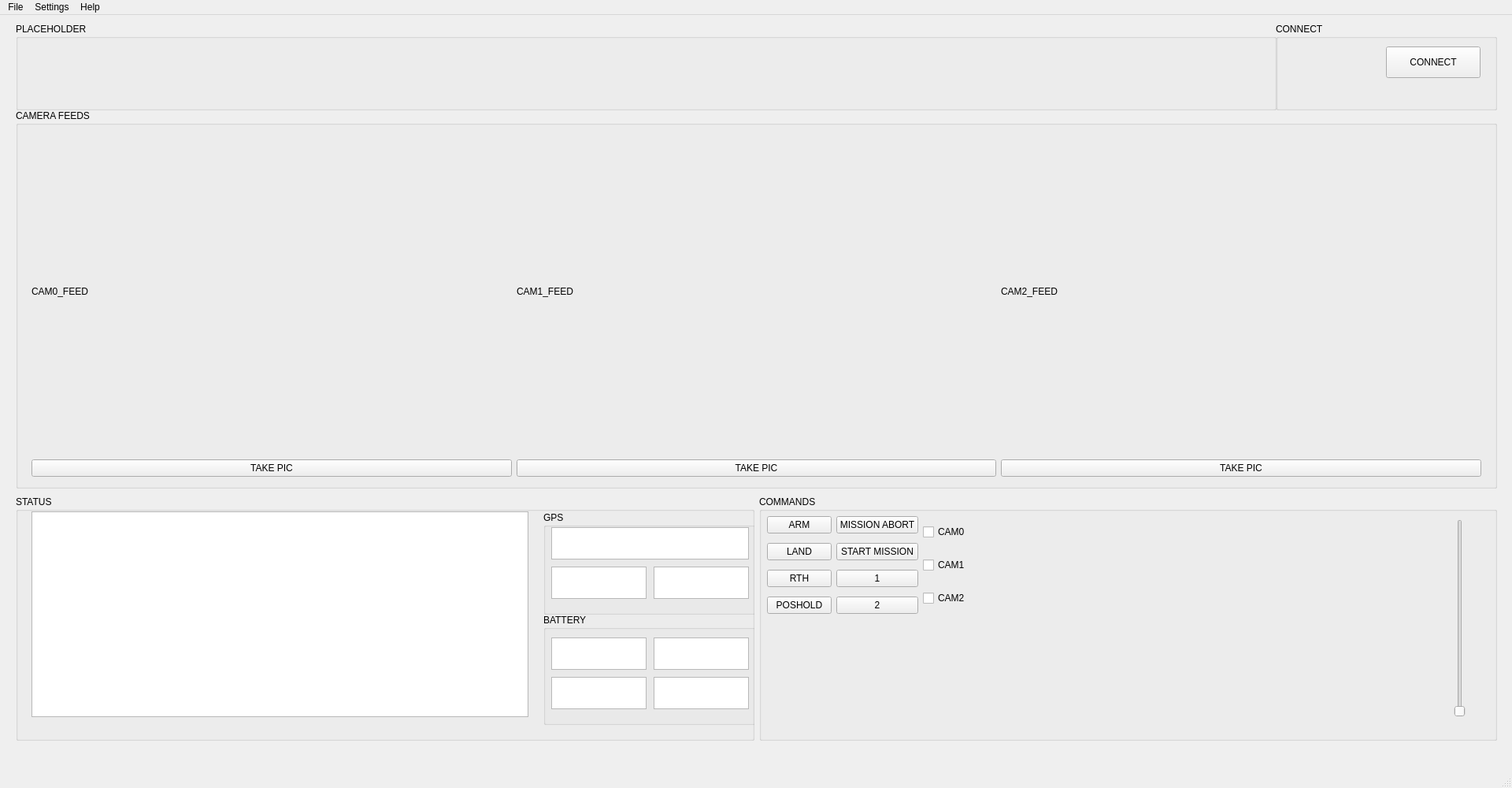
<?xml version="1.0" encoding="UTF-8"?>
<ui version="4.0">
 <class>MainWindow</class>
 <widget class="QMainWindow" name="MainWindow">
  <property name="geometry">
   <rect>
    <x>0</x>
    <y>0</y>
    <width>1920</width>
    <height>1000</height>
   </rect>
  </property>
  <property name="windowTitle">
   <string>MainWindow</string>
  </property>
  <widget class="QWidget" name="centralwidget">
   <widget class="QGroupBox" name="groupBox_CAMS">
    <property name="geometry">
     <rect>
      <x>20</x>
      <y>120</y>
      <width>1881</width>
      <height>481</height>
     </rect>
    </property>
    <property name="title">
     <string>CAMERA FEEDS</string>
    </property>
    <widget class="QWidget" name="">
     <property name="geometry">
      <rect>
       <x>20</x>
       <y>30</y>
       <width>1841</width>
       <height>401</height>
      </rect>
     </property>
     <layout class="QHBoxLayout" name="horizontalLayout">
      <item>
       <widget class="QLabel" name="label_CAM0">
        <property name="text">
         <string>CAM0_FEED</string>
        </property>
       </widget>
      </item>
      <item>
       <widget class="QLabel" name="label_CAM1">
        <property name="text">
         <string>CAM1_FEED</string>
        </property>
       </widget>
      </item>
      <item>
       <widget class="QLabel" name="label_CAM2">
        <property name="text">
         <string>CAM2_FEED</string>
        </property>
       </widget>
      </item>
     </layout>
    </widget>
    <widget class="QWidget" name="">
     <property name="geometry">
      <rect>
       <x>20</x>
       <y>440</y>
       <width>1841</width>
       <height>30</height>
      </rect>
     </property>
     <layout class="QHBoxLayout" name="horizontalLayout_2">
      <item>
       <widget class="QPushButton" name="pushButton_TakePic_CAM0">
        <property name="text">
         <string>TAKE PIC</string>
        </property>
       </widget>
      </item>
      <item>
       <widget class="QPushButton" name="pushButton_TakePic_CAM1">
        <property name="text">
         <string>TAKE PIC</string>
        </property>
       </widget>
      </item>
      <item>
       <widget class="QPushButton" name="pushButton_TakePic_CAM2">
        <property name="text">
         <string>TAKE PIC</string>
        </property>
       </widget>
      </item>
     </layout>
    </widget>
   </widget>
   <widget class="QGroupBox" name="groupBox_Connect">
    <property name="geometry">
     <rect>
      <x>1620</x>
      <y>10</y>
      <width>281</width>
      <height>111</height>
     </rect>
    </property>
    <property name="title">
     <string>CONNECT</string>
    </property>
    <widget class="QPushButton" name="pushButton">
     <property name="geometry">
      <rect>
       <x>140</x>
       <y>30</y>
       <width>120</width>
       <height>40</height>
      </rect>
     </property>
     <property name="text">
      <string>CONNECT</string>
     </property>
    </widget>
   </widget>
   <widget class="QGroupBox" name="groupBox_PlaceHolder">
    <property name="geometry">
     <rect>
      <x>20</x>
      <y>10</y>
      <width>1601</width>
      <height>111</height>
     </rect>
    </property>
    <property name="title">
     <string>PLACEHOLDER</string>
    </property>
   </widget>
   <widget class="QWidget" name="">
    <property name="geometry">
     <rect>
      <x>20</x>
      <y>610</y>
      <width>1881</width>
      <height>311</height>
     </rect>
    </property>
    <layout class="QHBoxLayout" name="horizontalLayout_4">
     <item>
      <widget class="QGroupBox" name="groupBox_Status">
       <property name="title">
        <string>STATUS</string>
       </property>
       <widget class="QTextBrowser" name="textBrowser_Status">
        <property name="geometry">
         <rect>
          <x>20</x>
          <y>20</y>
          <width>631</width>
          <height>261</height>
         </rect>
        </property>
       </widget>
       <widget class="QPushButton" name="pushButton_Status_Save">
        <property name="geometry">
         <rect>
          <x>670</x>
          <y>360</y>
          <width>93</width>
          <height>28</height>
         </rect>
        </property>
        <property name="text">
         <string>SAVE</string>
        </property>
       </widget>
       <widget class="QGroupBox" name="groupBox">
        <property name="geometry">
         <rect>
          <x>670</x>
          <y>20</y>
          <width>271</width>
          <height>131</height>
         </rect>
        </property>
        <property name="title">
         <string>GPS</string>
        </property>
        <widget class="QTextBrowser" name="textBrowser_Coords">
         <property name="geometry">
          <rect>
           <x>10</x>
           <y>20</y>
           <width>251</width>
           <height>41</height>
          </rect>
         </property>
        </widget>
        <widget class="QTextBrowser" name="textBrowser_Speed">
         <property name="geometry">
          <rect>
           <x>10</x>
           <y>70</y>
           <width>121</width>
           <height>41</height>
          </rect>
         </property>
        </widget>
        <widget class="QTextBrowser" name="textBrowser_Altitude">
         <property name="geometry">
          <rect>
           <x>140</x>
           <y>70</y>
           <width>121</width>
           <height>41</height>
          </rect>
         </property>
        </widget>
       </widget>
       <widget class="QGroupBox" name="groupBox_2">
        <property name="geometry">
         <rect>
          <x>670</x>
          <y>150</y>
          <width>271</width>
          <height>141</height>
         </rect>
        </property>
        <property name="title">
         <string>BATTERY</string>
        </property>
        <widget class="QTextBrowser" name="textBrowser_TotalVoltage">
         <property name="geometry">
          <rect>
           <x>10</x>
           <y>30</y>
           <width>121</width>
           <height>41</height>
          </rect>
         </property>
        </widget>
        <widget class="QTextBrowser" name="textBrowser_AmpDraw">
         <property name="geometry">
          <rect>
           <x>140</x>
           <y>30</y>
           <width>121</width>
           <height>41</height>
          </rect>
         </property>
        </widget>
        <widget class="QTextBrowser" name="textBrowser_CellVoltage">
         <property name="geometry">
          <rect>
           <x>10</x>
           <y>80</y>
           <width>121</width>
           <height>41</height>
          </rect>
         </property>
        </widget>
        <widget class="QTextBrowser" name="textBrowser_MahUsed">
         <property name="geometry">
          <rect>
           <x>140</x>
           <y>80</y>
           <width>121</width>
           <height>41</height>
          </rect>
         </property>
        </widget>
       </widget>
      </widget>
     </item>
     <item>
      <widget class="QGroupBox" name="groupBox_Commands">
       <property name="title">
        <string>COMMANDS</string>
       </property>
       <widget class="QSlider" name="verticalSlider_Servo0">
        <property name="geometry">
         <rect>
          <x>880</x>
          <y>30</y>
          <width>20</width>
          <height>251</height>
         </rect>
        </property>
        <property name="orientation">
         <enum>Qt::Vertical</enum>
        </property>
       </widget>
       <widget class="QWidget" name="">
        <property name="geometry">
         <rect>
          <x>10</x>
          <y>20</y>
          <width>279</width>
          <height>137</height>
         </rect>
        </property>
        <layout class="QHBoxLayout" name="horizontalLayout_3">
         <item>
          <layout class="QVBoxLayout" name="verticalLayout_2">
           <item>
            <widget class="QPushButton" name="pushButton_ARM">
             <property name="text">
              <string>ARM</string>
             </property>
            </widget>
           </item>
           <item>
            <widget class="QPushButton" name="pushButton_LAND">
             <property name="text">
              <string>LAND</string>
             </property>
            </widget>
           </item>
           <item>
            <widget class="QPushButton" name="pushButton_RTH">
             <property name="text">
              <string>RTH</string>
             </property>
            </widget>
           </item>
           <item>
            <widget class="QPushButton" name="pushButton_POSHOLD">
             <property name="text">
              <string>POSHOLD</string>
             </property>
            </widget>
           </item>
          </layout>
         </item>
         <item>
          <layout class="QVBoxLayout" name="verticalLayout_3">
           <item>
            <widget class="QPushButton" name="pushButton_ABORT">
             <property name="text">
              <string>MISSION ABORT</string>
             </property>
            </widget>
           </item>
           <item>
            <widget class="QPushButton" name="pushButton_START_MISSION">
             <property name="text">
              <string>START MISSION</string>
             </property>
            </widget>
           </item>
           <item>
            <widget class="QPushButton" name="pushButton_1">
             <property name="text">
              <string>1</string>
             </property>
            </widget>
           </item>
           <item>
            <widget class="QPushButton" name="pushButton_ARM_10">
             <property name="text">
              <string>2</string>
             </property>
            </widget>
           </item>
          </layout>
         </item>
         <item>
          <layout class="QVBoxLayout" name="verticalLayout">
           <item>
            <widget class="QCheckBox" name="checkBox_CAM0">
             <property name="text">
              <string>CAM0</string>
             </property>
            </widget>
           </item>
           <item>
            <widget class="QCheckBox" name="checkBox_CAM1">
             <property name="text">
              <string>CAM1</string>
             </property>
            </widget>
           </item>
           <item>
            <widget class="QCheckBox" name="checkBox_CAM2">
             <property name="text">
              <string>CAM2</string>
             </property>
            </widget>
           </item>
          </layout>
         </item>
        </layout>
       </widget>
      </widget>
     </item>
    </layout>
   </widget>
  </widget>
  <widget class="QMenuBar" name="menubar">
   <property name="geometry">
    <rect>
     <x>0</x>
     <y>0</y>
     <width>1920</width>
     <height>26</height>
    </rect>
   </property>
   <widget class="QMenu" name="menuFile">
    <property name="title">
     <string>File</string>
    </property>
    <addaction name="actionScreenShot"/>
   </widget>
   <widget class="QMenu" name="menuSettings">
    <property name="title">
     <string>Settings</string>
    </property>
   </widget>
   <widget class="QMenu" name="menuHelp">
    <property name="title">
     <string>Help</string>
    </property>
   </widget>
   <addaction name="menuFile"/>
   <addaction name="menuSettings"/>
   <addaction name="menuHelp"/>
  </widget>
  <widget class="QStatusBar" name="statusbar"/>
  <action name="actionScreenShot">
   <property name="text">
    <string>ScreenShot</string>
   </property>
  </action>
 </widget>
 <resources/>
 <connections/>
</ui>
